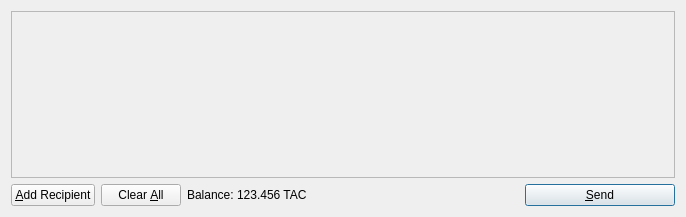
<?xml version="1.0" encoding="UTF-8"?>
<ui version="4.0">
 <class>SendCoinsDialog</class>
 <widget class="QDialog" name="SendCoinsDialog">
  <property name="geometry">
   <rect>
    <x>0</x>
    <y>0</y>
    <width>686</width>
    <height>217</height>
   </rect>
  </property>
  <property name="windowTitle">
   <string>Send Coins</string>
  </property>
  <layout class="QVBoxLayout" name="verticalLayout">
   <item>
    <widget class="QScrollArea" name="scrollArea">
     <property name="widgetResizable">
      <bool>true</bool>
     </property>
     <widget class="QWidget" name="scrollAreaWidgetContents">
      <property name="geometry">
       <rect>
        <x>0</x>
        <y>0</y>
        <width>666</width>
        <height>165</height>
       </rect>
      </property>
      <layout class="QVBoxLayout" name="verticalLayout_2">
       <property name="margin">
        <number>0</number>
       </property>
       <item>
        <layout class="QVBoxLayout" name="entries">
         <property name="spacing">
          <number>6</number>
         </property>
        </layout>
       </item>
       <item>
        <spacer name="verticalSpacer">
         <property name="orientation">
          <enum>Qt::Vertical</enum>
         </property>
         <property name="sizeHint" stdset="0">
          <size>
           <width>20</width>
           <height>40</height>
          </size>
         </property>
        </spacer>
       </item>
      </layout>
     </widget>
    </widget>
   </item>
   <item>
    <layout class="QHBoxLayout" name="horizontalLayout">
     <item>
      <widget class="QPushButton" name="addButton">
       <property name="toolTip">
        <string>Send to multiple recipients at once</string>
       </property>
       <property name="text">
        <string>&amp;Add Recipient</string>
       </property>
       <property name="icon">
        <iconset resource="../bitcoin.qrc">
         <normaloff>:/icons/add</normaloff>:/icons/add</iconset>
       </property>
       <property name="autoDefault">
        <bool>false</bool>
       </property>
      </widget>
     </item>
     <item>
      <widget class="QPushButton" name="clearButton">
       <property name="sizePolicy">
        <sizepolicy hsizetype="Minimum" vsizetype="Fixed">
         <horstretch>0</horstretch>
         <verstretch>0</verstretch>
        </sizepolicy>
       </property>
       <property name="toolTip">
        <string>Remove all transaction fields</string>
       </property>
       <property name="text">
        <string>Clear &amp;All</string>
       </property>
       <property name="icon">
        <iconset resource="../bitcoin.qrc">
         <normaloff>:/icons/remove</normaloff>:/icons/remove</iconset>
       </property>
       <property name="autoRepeatDelay">
        <number>300</number>
       </property>
       <property name="autoDefault">
        <bool>false</bool>
       </property>
      </widget>
     </item>
     <item>
      <layout class="QHBoxLayout" name="horizontalLayout_2">
       <property name="spacing">
        <number>3</number>
       </property>
       <item>
        <widget class="QLabel" name="label">
         <property name="text">
          <string>Balance:</string>
         </property>
        </widget>
       </item>
       <item>
        <widget class="QLabel" name="labelBalance">
         <property name="cursor">
          <cursorShape>IBeamCursor</cursorShape>
         </property>
         <property name="text">
          <string>123.456 TAC</string>
         </property>
         <property name="textInteractionFlags">
          <set>Qt::LinksAccessibleByMouse|Qt::TextSelectableByKeyboard|Qt::TextSelectableByMouse</set>
         </property>
        </widget>
       </item>
      </layout>
     </item>
     <item>
      <spacer name="horizontalSpacer">
       <property name="orientation">
        <enum>Qt::Horizontal</enum>
       </property>
       <property name="sizeHint" stdset="0">
        <size>
         <width>40</width>
         <height>20</height>
        </size>
       </property>
      </spacer>
     </item>
     <item>
      <widget class="QPushButton" name="sendButton">
       <property name="minimumSize">
        <size>
         <width>150</width>
         <height>0</height>
        </size>
       </property>
       <property name="toolTip">
        <string>Confirm the send action</string>
       </property>
       <property name="text">
        <string>&amp;Send</string>
       </property>
       <property name="icon">
        <iconset resource="../bitcoin.qrc">
         <normaloff>:/icons/send</normaloff>:/icons/send</iconset>
       </property>
       <property name="default">
        <bool>true</bool>
       </property>
      </widget>
     </item>
    </layout>
   </item>
  </layout>
 </widget>
 <resources>
  <include location="../bitcoin.qrc"/>
 </resources>
 <connections/>
</ui>
